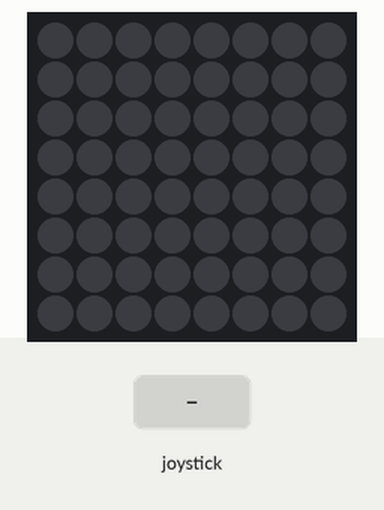
The program below on a simulated Raspberry Pi (BCM pin numbers) with a Sense HAT. On the bench: the Sense HAT's 8×8 RGB LED matrix. The test bench sets the inputs (shaded band).

Above: at 1.2 s.
1.3 s: joystick clicked
At 2.0 s:
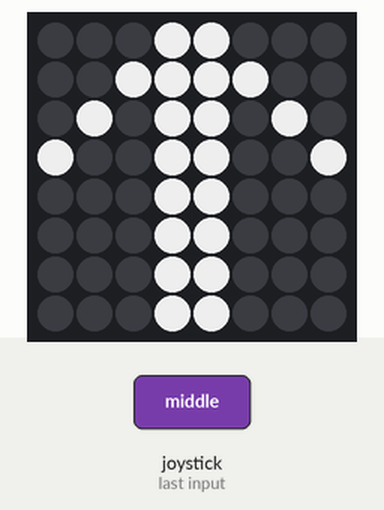
At 9.1 s:
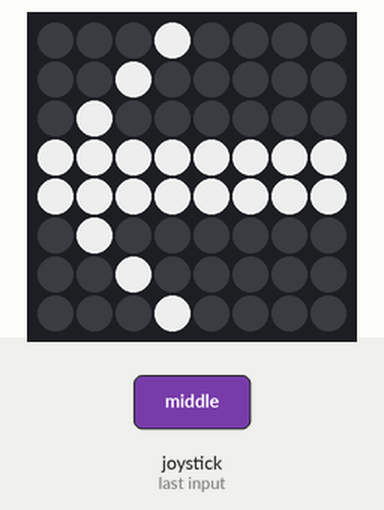
Timing chart, 0 to 10.3 s (numbered marks = the images above; inputs shaded):
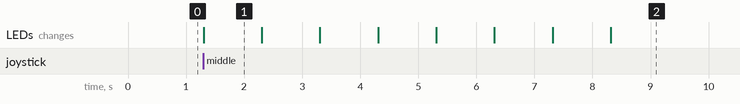

Measured:
- after the input at 1.3 s, the LEDs: change at once (image 1)
- what the display in image 1 shows lasts 1.0 s, from 1.3 s to 2.3 s

The program:

Joystik_extended.py
```python
#Marco Elbek
#17/4/2020
#Opgave 3
#Joystick Extended

#Importer det bibliotek der skal bruges til sensehatten, og til sleep funktion
from sense_hat import SenseHat
from time import sleep

#Sense sættes til sense hatten så den ved det er den som skal bruges
sense = SenseHat()

#Hvid sættes op
w = 200, 200, 200

#Blank sættes op
e = 0, 0, 0

#Pil sættes op
arrow = [
    e,e,e,w,w,e,e,e,
    e,e,w,w,w,w,e,e,
    e,w,e,w,w,e,w,e,
    w,e,e,w,w,e,e,w,
    e,e,e,w,w,e,e,e,
    e,e,e,w,w,e,e,e,
    e,e,e,w,w,e,e,e,
    e,e,e,w,w,e,e,e
    ]

#Loop til at check joystick og hvis pil på display
while True:
    for x in sense.stick.get_events():
        if x.direction == 'up':
            sense.set_pixels(arrow)

        elif x.direction == 'down':
            sense.set_rotation(180)
            sense.set_pixels(arrow)

        elif x.direction == 'left':
            sense.set_rotation(270)
            sense.set_pixels(arrow)

        elif x.direction == 'right':
            sense.set_rotation(90)
            sense.set_pixels(arrow)

        elif x.direction == 'middle':
            sense.set_rotation(0)
            sense.set_pixels(arrow)
            sleep(1)
            sense.set_rotation(90)
            sense.set_pixels(arrow)
            sleep(1)
            sense.set_rotation(180)
            sense.set_pixels(arrow)
            sleep(1)
            sense.set_rotation(270)
            sense.set_pixels(arrow)
            sleep(1)
```
